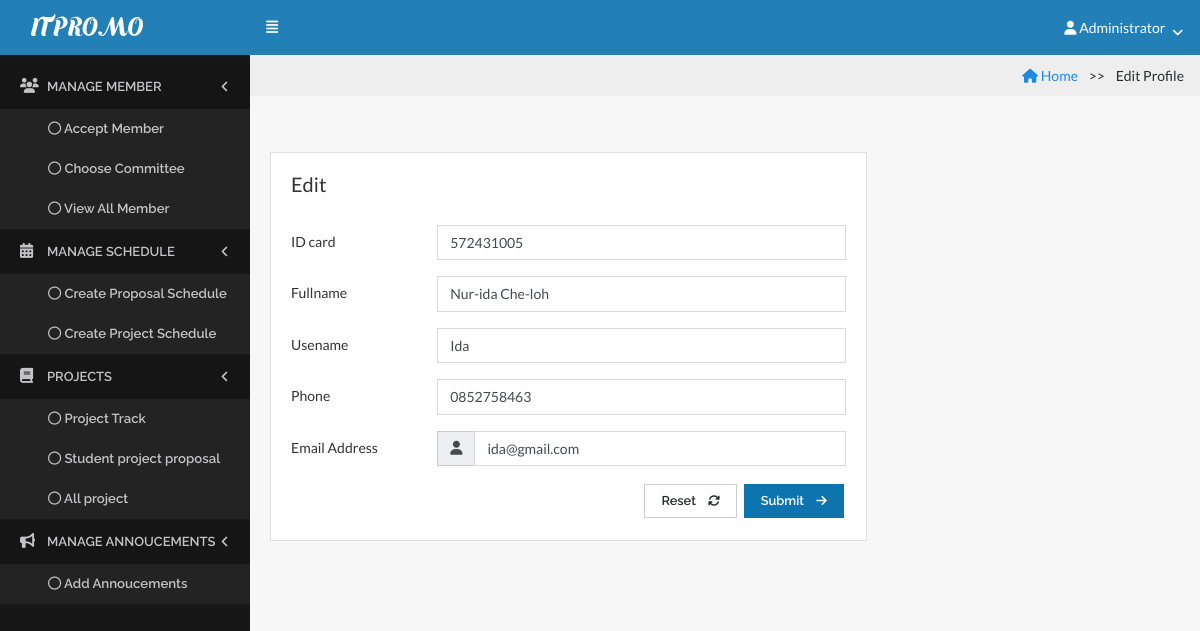
/index.php?page=edit_member&id=2 (signed in), run on an earlier commit of the app's database.
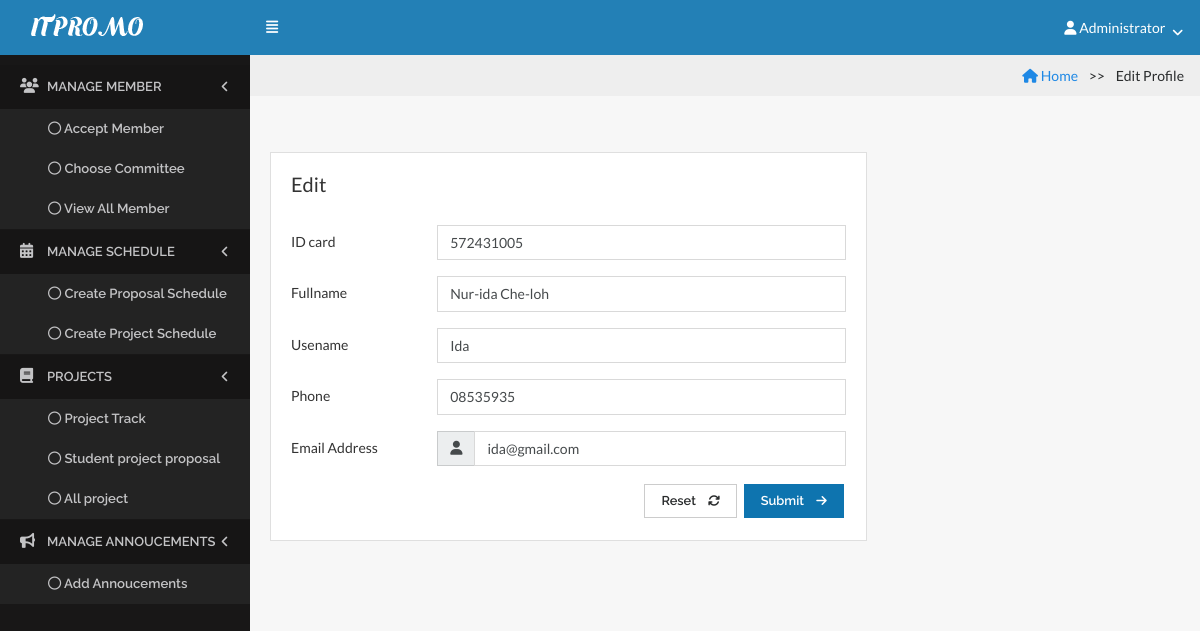
And on a later commit of the database.
### tables this page shows
CREATE TABLE `member` (
  `member_id` int(11) NOT NULL,
  `member_idcard` int(30) NOT NULL,
  `member_username` varchar(255) NOT NULL,
  `member_fullname` varchar(255) NOT NULL,
  `member_password` varchar(255) NOT NULL,
  `member_pos` enum('1','2','3','4') NOT NULL COMMENT '1=Advisor, 2=Committee, 3=Student, 4=Officer',
  `member_phone` varchar(255) NOT NULL,
  `member_email` varchar(255) NOT NULL,
  `member_gender` enum('m','f') NOT NULL COMMENT 'm=Male, f=female',
  `admin_id` int(20) NOT NULL COMMENT 'Foreign Key to tb_admin',
  `group_id` int(20) DEFAULT NULL
);

### admin/edit_member.php (the view, shortened to what the changed rows need)
<!DOCTYPE html>
<html>
<head>
         <?php
 $strSQL = "SELECT * FROM member  WHERE member_id='".$_GET['id']."'";
       ?>
       <?php
    if($result = $db->query($strSQL)){
                 while($objResult = $result->fetch_object()){
           ?>
               <div class="content">
                   <div class="row">
                       <div class="col-md-8 ">
                           <div class="card">
                               <div class="card-block">
                                   <h5 class="card-title">Edit</h5>
                   <form action="admin/check_editmember.php?id=<?php echo $_GET["id"];?>"name="fromEdit" method="post"onsubmit="return checkForm()">
                                       <div class="form-group row margin-top-30">
                                           <div class="col-md-3">
                                               <label class="control-label col-form-label">ID card</label>
                                           </div>
                                           <div class="col-md-9">
                                               <input type="text" class="form-control" name="member_idcard" id="member_idcard"  value="<?php echo $objResult->member_idcard; ?>" >
                                           </div>
                                       </div>
                                       <div class="form-group row">
                                           <div class="col-md-3">
                                               <label class="control-label col-form-label">Fullname</label>
                                           </div>
                                           <div class="col-md-9">
                                           <input type="text" class="form-control" name="member_fullname" id="member_fullname"  value="<?php echo $objResult->member_fullname; ?>" >                                            </div>
                                       </div>
                                               <div class="form-group row">
                                           <div class="col-md-3">
                                               <label class="control-label col-form-label">Usename</label>
                                           </div>
                                           <div class="col-md-9">
                                           <input type="text" class="form-control" name="member_username" id="member_username"  value="<?php echo $objResult->member_username; ?>" >                                            </div>
                                       </div>
                                       <div class="form-group row">
                                           <div class="col-md-3">
                                               <label class="control-label col-form-label">Phone</label>
                                           </div>
                                           <div class="col-md-9">
                                     <input type="text" class="form-control" name="member_phone" id="member_phone"  value="<?php echo $objResult->member_phone; ?>" >                                            </div>
                                       </div>
                                       <div class="form-group row">
                                           <div class="col-md-3">
                                               <label class="control-label col-form-label">Email Address</label>
                                           </div>
                                           <div class="col-md-9">
                                               <div class="input-group">
                                                   <span class="input-group-addon">
                                                     <i class="fa fa-user"></i>
                                                   </span>
                                                      <input type="text" class="form-control" name="member_email" id="member_email"  value="<?php echo $objResult->member_email; ?>" >
                                               </div>
                                           </div>
                                       </div>
                                       <div class="pull-right">
                                           <button type="reset" class="btn btn-secondary">
                                               Reset
                                               <i class="fa fa-refresh position-right"></i>
                                           </button>
                                           <button type="submit" class="btn btn-primary">
                                               Submit
                                               <i class="fa fa-arrow-right position-right"></i>
                                           </button>
                                       </div>
                                   </form>
                               </div>
                           </div>
                       </div>
                               <?php
                }
              }
                  ?>

What changed in the data, as far as the page shows it:
changed member "Nur-ida Che-loh": member_phone "0852758463" → "08535935"
